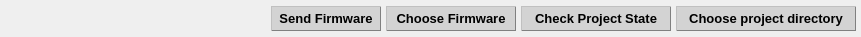
  <widget class="QWidget" name="horizontalLayoutWidget">
   <property name="geometry">
    <rect>
     <x>0</x>
     <y>570</y>
     <width>861</width>
     <height>37</height>
    </rect>
   </property>
   <layout class="QHBoxLayout" name="horizontalLayout">
    <property name="spacing">
     <number>5</number>
    </property>
    <property name="leftMargin">
     <number>5</number>
    </property>
    <property name="topMargin">
     <number>5</number>
    </property>
    <property name="rightMargin">
     <number>5</number>
    </property>
    <property name="bottomMargin">
     <number>5</number>
    </property>
    <item>
     <spacer name="horizontalSpacer">
      <property name="orientation">
       <enum>Qt::Horizontal</enum>
      </property>
      <property name="sizeType">
       <enum>QSizePolicy::MinimumExpanding</enum>
      </property>
      <property name="sizeHint" stdset="0">
       <size>
        <width>1</width>
        <height>1</height>
       </size>
      </property>
     </spacer>
    </item>
    <item>
     <widget class="QPushButton" name="pshBttn_snd_frmwr">
      <property name="sizePolicy">
       <sizepolicy hsizetype="Preferred" vsizetype="Fixed">
        <horstretch>0</horstretch>
        <verstretch>0</verstretch>
       </sizepolicy>
      </property>
      <property name="minimumSize">
       <size>
        <width>110</width>
        <height>25</height>
       </size>
      </property>
      <property name="maximumSize">
       <size>
        <width>200</width>
        <height>25</height>
       </size>
      </property>
      <property name="palette">
       <palette>
        <active>
         <colorrole role="WindowText">
          <brush brushstyle="SolidPattern">
           <color alpha="255">
            <red>0</red>
            <green>0</green>
            <blue>0</blue>
           </color>
          </brush>
         </colorrole>
         <colorrole role="Button">
          <brush brushstyle="SolidPattern">
           <color alpha="255">
            <red>211</red>
            <green>211</green>
            <blue>211</blue>
           </color>
          </brush>
         </colorrole>
         <colorrole role="Text">
          <brush brushstyle="SolidPattern">
           <color alpha="255">
            <red>0</red>
            <green>0</green>
            <blue>0</blue>
           </color>
          </brush>
         </colorrole>
         <colorrole role="ButtonText">
          <brush brushstyle="SolidPattern">
           <color alpha="255">
            <red>0</red>
            <green>0</green>
            <blue>0</blue>
           </color>
          </brush>
         </colorrole>
         <colorrole role="Base">
          <brush brushstyle="SolidPattern">
           <color alpha="255">
            <red>211</red>
            <green>211</green>
            <blue>211</blue>
           </color>
          </brush>
         </colorrole>
         <colorrole role="Window">
          <brush brushstyle="SolidPattern">
           <color alpha="255">
            <red>211</red>
            <green>211</green>
            <blue>211</blue>
           </color>
          </brush>
         </colorrole>
         <colorrole role="PlaceholderText">
          <brush brushstyle="SolidPattern">
           <color alpha="128">
            <red>0</red>
            <green>0</green>
            <blue>0</blue>
           </color>
          </brush>
         </colorrole>
        </active>
        <inactive>
         <colorrole role="WindowText">
          <brush brushstyle="SolidPattern">
           <color alpha="255">
            <red>0</red>
            <green>0</green>
            <blue>0</blue>
           </color>
          </brush>
         </colorrole>
         <colorrole role="Button">
          <brush brushstyle="SolidPattern">
           <color alpha="255">
            <red>211</red>
            <green>211</green>
            <blue>211</blue>
           </color>
          </brush>
         </colorrole>
         <colorrole role="Text">
          <brush brushstyle="SolidPattern">
           <color alpha="255">
            <red>0</red>
            <green>0</green>
            <blue>0</blue>
           </color>
          </brush>
         </colorrole>
         <colorrole role="ButtonText">
          <brush brushstyle="SolidPattern">
           <color alpha="255">
            <red>0</red>
            <green>0</green>
            <blue>0</blue>
           </color>
          </brush>
         </colorrole>
         <colorrole role="Base">
          <brush brushstyle="SolidPattern">
           <color alpha="255">
            <red>211</red>
            <green>211</green>
            <blue>211</blue>
           </color>
          </brush>
         </colorrole>
         <colorrole role="Window">
          <brush brushstyle="SolidPattern">
           <color alpha="255">
            <red>211</red>
            <green>211</green>
            <blue>211</blue>
           </color>
          </brush>
         </colorrole>
         <colorrole role="PlaceholderText">
          <brush brushstyle="SolidPattern">
           <color alpha="128">
            <red>0</red>
            <green>0</green>
            <blue>0</blue>
           </color>
          </brush>
         </colorrole>
        </inactive>
        <disabled>
         <colorrole role="WindowText">
          <brush brushstyle="SolidPattern">
           <color alpha="255">
            <red>0</red>
            <green>0</green>
            <blue>0</blue>
           </color>
          </brush>
         </colorrole>
         <colorrole role="Button">
          <brush brushstyle="SolidPattern">
           <color alpha="255">
            <red>173</red>
            <green>216</green>
            <blue>230</blue>
           </color>
          </brush>
         </colorrole>
         <colorrole role="Text">
          <brush brushstyle="SolidPattern">
           <color alpha="255">
            <red>0</red>
            <green>0</green>
            <blue>0</blue>
           </color>
          </brush>
         </colorrole>
         <colorrole role="ButtonText">
          <brush brushstyle="SolidPattern">
           <color alpha="255">
            <red>0</red>
            <green>0</green>
            <blue>0</blue>
           </color>
          </brush>
         </colorrole>
         <colorrole role="Base">
          <brush brushstyle="SolidPattern">
           <color alpha="255">
            <red>173</red>
            <green>216</green>
            <blue>230</blue>
           </color>
          </brush>
         </colorrole>
         <colorrole role="Window">
          <brush brushstyle="SolidPattern">
           <color alpha="255">
            <red>173</red>
            <green>216</green>
            <blue>230</blue>
           </color>
          </brush>
         </colorrole>
         <colorrole role="PlaceholderText">
          <brush brushstyle="SolidPattern">
           <color alpha="128">
            <red>231</red>
            <green>231</green>
            <blue>231</blue>
           </color>
          </brush>
         </colorrole>
        </disabled>
       </palette>
      </property>
      <property name="font">
       <font>
        <family>Tahoma</family>
        <pointsize>10</pointsize>
        <weight>75</weight>
        <bold>true</bold>
       </font>
      </property>
      <property name="styleSheet">
       <string notr="true">QPushButton:checked{
	background-color: lightblue;
	border-style: outset;
	color: black;
	font: bold 10p;
	border-style: outset;
	border-width: 1px;
	border-radius: 0px;
	border-color: blue;
	padding: 0px 0px;
}
QPushButton:pressed{
	background-color: lightblue;
	border-style: outset;
	color: black;
	font: bold 10p;
	border-style: outset;
	border-width: 1px;
	border-radius: 0px;
	border-color: blue;
	padding: 0px 0px;
}
QPushButton:disabled{
	background-color: lightblue;
	border-style: outset;
	color: black;
	font: bold 10p;
	border-style: outset;
	border-width: 1px;
	border-radius: 0px;
	border-color: blue;
	padding: 0px 0px;
}
QPushButton{
	background-color: lightGray;
	color: black;
	border-style: outset;
	border-width: 1px;
	border-radius: 0px;
	border-color: gray;
	padding: 0px 0px;
}
QPushButton:hover{
	border-style: outset;
	border-width: 1px;
	border-radius: 0px;
	border-color: royalblue;
}</string>
      </property>
      <property name="text">
       <string>Send Firmware</string>
      </property>
      <property name="autoDefault">
       <bool>false</bool>
      </property>
     </widget>
    </item>
    <item>
     <widget class="QPushButton" name="pshBttn_chs_frmwr">
      <property name="sizePolicy">
       <sizepolicy hsizetype="Preferred" vsizetype="Fixed">
        <horstretch>0</horstretch>
        <verstretch>0</verstretch>
       </sizepolicy>
      </property>
      <property name="minimumSize">
       <size>
        <width>130</width>
        <height>25</height>
       </size>
      </property>
      <property name="maximumSize">
       <size>
        <width>230</width>
        <height>25</height>
       </size>
      </property>
      <property name="palette">
       <palette>
        <active>
         <colorrole role="WindowText">
          <brush brushstyle="SolidPattern">
           <color alpha="255">
            <red>0</red>
            <green>0</green>
            <blue>0</blue>
           </color>
          </brush>
         </colorrole>
         <colorrole role="Button">
          <brush brushstyle="SolidPattern">
           <color alpha="255">
            <red>211</red>
            <green>211</green>
            <blue>211</blue>
           </color>
          </brush>
         </colorrole>
         <colorrole role="Text">
          <brush brushstyle="SolidPattern">
           <color alpha="255">
            <red>0</red>
            <green>0</green>
            <blue>0</blue>
           </color>
          </brush>
         </colorrole>
         <colorrole role="ButtonText">
          <brush brushstyle="SolidPattern">
           <color alpha="255">
            <red>0</red>
            <green>0</green>
            <blue>0</blue>
           </color>
          </brush>
         </colorrole>
         <colorrole role="Base">
          <brush brushstyle="SolidPattern">
           <color alpha="255">
            <red>211</red>
            <green>211</green>
            <blue>211</blue>
           </color>
          </brush>
         </colorrole>
         <colorrole role="Window">
          <brush brushstyle="SolidPattern">
           <color alpha="255">
            <red>211</red>
            <green>211</green>
            <blue>211</blue>
           </color>
          </brush>
         </colorrole>
         <colorrole role="PlaceholderText">
          <brush brushstyle="SolidPattern">
           <color alpha="128">
            <red>0</red>
            <green>0</green>
            <blue>0</blue>
           </color>
          </brush>
         </colorrole>
        </active>
        <inactive>
         <colorrole role="WindowText">
          <brush brushstyle="SolidPattern">
           <color alpha="255">
            <red>0</red>
            <green>0</green>
            <blue>0</blue>
           </color>
          </brush>
         </colorrole>
         <colorrole role="Button">
          <brush brushstyle="SolidPattern">
           <color alpha="255">
            <red>211</red>
            <green>211</green>
            <blue>211</blue>
           </color>
          </brush>
         </colorrole>
         <colorrole role="Text">
          <brush brushstyle="SolidPattern">
           <color alpha="255">
            <red>0</red>
            <green>0</green>
            <blue>0</blue>
           </color>
          </brush>
         </colorrole>
         <colorrole role="ButtonText">
          <brush brushstyle="SolidPattern">
           <color alpha="255">
            <red>0</red>
            <green>0</green>
            <blue>0</blue>
           </color>
          </brush>
         </colorrole>
         <colorrole role="Base">
          <brush brushstyle="SolidPattern">
           <color alpha="255">
            <red>211</red>
            <green>211</green>
            <blue>211</blue>
           </color>
          </brush>
         </colorrole>
         <colorrole role="Window">
          <brush brushstyle="SolidPattern">
           <color alpha="255">
            <red>211</red>
            <green>211</green>
            <blue>211</blue>
           </color>
          </brush>
         </colorrole>
         <colorrole role="PlaceholderText">
          <brush brushstyle="SolidPattern">
           <color alpha="128">
            <red>0</red>
            <green>0</green>
            <blue>0</blue>
           </color>
          </brush>
         </colorrole>
        </inactive>
        <disabled>
         <colorrole role="WindowText">
          <brush brushstyle="SolidPattern">
           <color alpha="255">
            <red>0</red>
            <green>0</green>
            <blue>0</blue>
           </color>
          </brush>
         </colorrole>
         <colorrole role="Button">
          <brush brushstyle="SolidPattern">
           <color alpha="255">
            <red>173</red>
            <green>216</green>
            <blue>230</blue>
           </color>
          </brush>
         </colorrole>
         <colorrole role="Text">
          <brush brushstyle="SolidPattern">
           <color alpha="255">
            <red>0</red>
            <green>0</green>
            <blue>0</blue>
           </color>
          </brush>
         </colorrole>
         <colorrole role="ButtonText">
          <brush brushstyle="SolidPattern">
           <color alpha="255">
            <red>0</red>
            <green>0</green>
            <blue>0</blue>
           </color>
          </brush>
         </colorrole>
         <colorrole role="Base">
          <brush brushstyle="SolidPattern">
           <color alpha="255">
            <red>173</red>
            <green>216</green>
            <blue>230</blue>
           </color>
          </brush>
         </colorrole>
         <colorrole role="Window">
          <brush brushstyle="SolidPattern">
           <color alpha="255">
            <red>173</red>
            <green>216</green>
            <blue>230</blue>
           </color>
          </brush>
         </colorrole>
         <colorrole role="PlaceholderText">
          <brush brushstyle="SolidPattern">
           <color alpha="128">
            <red>231</red>
            <green>231</green>
            <blue>231</blue>
           </color>
          </brush>
         </colorrole>
        </disabled>
       </palette>
      </property>
      <property name="font">
       <font>
        <family>Tahoma</family>
        <pointsize>10</pointsize>
        <weight>75</weight>
        <bold>true</bold>
       </font>
      </property>
      <property name="styleSheet">
       <string notr="true">QPushButton:checked{
	background-color: lightblue;
	border-style: outset;
	color: black;
	font: bold 10p;
	border-style: outset;
	border-width: 1px;
	border-radius: 0px;
	border-color: blue;
	padding: 0px 0px;
}
QPushButton:pressed{
	background-color: lightblue;
	border-style: outset;
	color: black;
	font: bold 10p;
	border-style: outset;
	border-width: 1px;
	border-radius: 0px;
	border-color: blue;
	padding: 0px 0px;
}
QPushButton:disabled{
	background-color: lightblue;
	border-style: outset;
	color: black;
	font: bold 10p;
	border-style: outset;
	border-width: 1px;
	border-radius: 0px;
	border-color: blue;
	padding: 0px 0px;
}
QPushButton{
	background-color: lightGray;
	color: black;
	border-style: outset;
	border-width: 1px;
	border-radius: 0px;
	border-color: gray;
	padding: 0px 0px;
}
QPushButton:hover{
	border-style: outset;
	border-width: 1px;
	border-radius: 0px;
	border-color: royalblue;
}</string>
      </property>
      <property name="text">
       <string>Choose Firmware</string>
      </property>
      <property name="autoDefault">
       <bool>false</bool>
      </property>
     </widget>
    </item>
    <item>
     <widget class="QPushButton" name="pshBttn_chk_prj_stat">
      <property name="sizePolicy">
       <sizepolicy hsizetype="Preferred" vsizetype="Fixed">
        <horstretch>0</horstretch>
        <verstretch>0</verstretch>
       </sizepolicy>
      </property>
      <property name="minimumSize">
       <size>
        <width>150</width>
        <height>25</height>
       </size>
      </property>
      <property name="maximumSize">
       <size>
        <width>260</width>
        <height>25</height>
       </size>
      </property>
      <property name="palette">
       <palette>
        <active>
         <colorrole role="WindowText">
          <brush brushstyle="SolidPattern">
           <color alpha="255">
            <red>0</red>
            <green>0</green>
            <blue>0</blue>
           </color>
          </brush>
         </colorrole>
         <colorrole role="Button">
          <brush brushstyle="SolidPattern">
           <color alpha="255">
            <red>211</red>
            <green>211</green>
            <blue>211</blue>
           </color>
          </brush>
         </colorrole>
         <colorrole role="Text">
          <brush brushstyle="SolidPattern">
           <color alpha="255">
            <red>0</red>
            <green>0</green>
            <blue>0</blue>
           </color>
          </brush>
         </colorrole>
         <colorrole role="ButtonText">
          <brush brushstyle="SolidPattern">
           <color alpha="255">
            <red>0</red>
            <green>0</green>
            <blue>0</blue>
           </color>
          </brush>
         </colorrole>
         <colorrole role="Base">
          <brush brushstyle="SolidPattern">
           <color alpha="255">
            <red>211</red>
            <green>211</green>
            <blue>211</blue>
           </color>
          </brush>
         </colorrole>
         <colorrole role="Window">
          <brush brushstyle="SolidPattern">
           <color alpha="255">
            <red>211</red>
            <green>211</green>
            <blue>211</blue>
           </color>
          </brush>
         </colorrole>
         <colorrole role="PlaceholderText">
          <brush brushstyle="SolidPattern">
           <color alpha="128">
            <red>0</red>
            <green>0</green>
            <blue>0</blue>
           </color>
          </brush>
         </colorrole>
        </active>
        <inactive>
         <colorrole role="WindowText">
          <brush brushstyle="SolidPattern">
           <color alpha="255">
            <red>0</red>
            <green>0</green>
            <blue>0</blue>
           </color>
          </brush>
         </colorrole>
         <colorrole role="Button">
          <brush brushstyle="SolidPattern">
           <color alpha="255">
            <red>211</red>
            <green>211</green>
            <blue>211</blue>
           </color>
          </brush>
         </colorrole>
         <colorrole role="Text">
          <brush brushstyle="SolidPattern">
           <color alpha="255">
            <red>0</red>
            <green>0</green>
            <blue>0</blue>
           </color>
          </brush>
         </colorrole>
         <colorrole role="ButtonText">
          <brush brushstyle="SolidPattern">
           <color alpha="255">
            <red>0</red>
            <green>0</green>
            <blue>0</blue>
           </color>
          </brush>
         </colorrole>
         <colorrole role="Base">
          <brush brushstyle="SolidPattern">
           <color alpha="255">
            <red>211</red>
            <green>211</green>
            <blue>211</blue>
           </color>
          </brush>
         </colorrole>
         <colorrole role="Window">
          <brush brushstyle="SolidPattern">
           <color alpha="255">
            <red>211</red>
            <green>211</green>
            <blue>211</blue>
           </color>
          </brush>
         </colorrole>
         <colorrole role="PlaceholderText">
          <brush brushstyle="SolidPattern">
           <color alpha="128">
            <red>0</red>
            <green>0</green>
            <blue>0</blue>
           </color>
          </brush>
         </colorrole>
        </inactive>
        <disabled>
         <colorrole role="WindowText">
          <brush brushstyle="SolidPattern">
           <color alpha="255">
            <red>0</red>
            <green>0</green>
            <blue>0</blue>
           </color>
          </brush>
         </colorrole>
         <colorrole role="Button">
          <brush brushstyle="SolidPattern">
           <color alpha="255">
            <red>173</red>
            <green>216</green>
            <blue>230</blue>
           </color>
          </brush>
         </colorrole>
         <colorrole role="Text">
          <brush brushstyle="SolidPattern">
           <color alpha="255">
            <red>0</red>
            <green>0</green>
            <blue>0</blue>
           </color>
          </brush>
         </colorrole>
         <colorrole role="ButtonText">
          <brush brushstyle="SolidPattern">
           <color alpha="255">
            <red>0</red>
            <green>0</green>
            <blue>0</blue>
           </color>
          </brush>
         </colorrole>
         <colorrole role="Base">
          <brush brushstyle="SolidPattern">
           <color alpha="255">
            <red>173</red>
            <green>216</green>
            <blue>230</blue>
           </color>
          </brush>
         </colorrole>
         <colorrole role="Window">
          <brush brushstyle="SolidPattern">
           <color alpha="255">
            <red>173</red>
            <green>216</green>
            <blue>230</blue>
           </color>
          </brush>
         </colorrole>
         <colorrole role="PlaceholderText">
          <brush brushstyle="SolidPattern">
           <color alpha="128">
            <red>231</red>
            <green>231</green>
            <blue>231</blue>
           </color>
          </brush>
         </colorrole>
        </disabled>
       </palette>
      </property>
      <property name="font">
       <font>
        <family>Tahoma</family>
        <pointsize>10</pointsize>
        <weight>75</weight>
        <bold>true</bold>
       </font>
      </property>
      <property name="styleSheet">
       <string notr="true">QPushButton:checked{
	background-color: lightblue;
	border-style: outset;
	color: black;
	font: bold 10p;
	border-style: outset;
	border-width: 1px;
	border-radius: 0px;
	border-color: blue;
	padding: 0px 0px;
}
QPushButton:pressed{
	background-color: lightblue;
	border-style: outset;
	color: black;
	font: bold 10p;
	border-style: outset;
	border-width: 1px;
	border-radius: 0px;
	border-color: blue;
	padding: 0px 0px;
}
QPushButton:disabled{
	background-color: lightblue;
	border-style: outset;
	color: black;
	font: bold 10p;
	border-style: outset;
	border-width: 1px;
	border-radius: 0px;
	border-color: blue;
	padding: 0px 0px;
}
QPushButton{
	background-color: lightGray;
	color: black;
	border-style: outset;
	border-width: 1px;
	border-radius: 0px;
	border-color: gray;
	padding: 0px 0px;
}
QPushButton:hover{
	border-style: outset;
	border-width: 1px;
	border-radius: 0px;
	border-color: royalblue;
}</string>
      </property>
      <property name="text">
       <string>Check Project State</string>
      </property>
      <property name="autoDefault">
       <bool>false</bool>
      </property>
     </widget>
    </item>
    <item>
     <widget class="QPushButton" name="pshBttn_set_path_to_proj">
      <property name="sizePolicy">
       <sizepolicy hsizetype="Preferred" vsizetype="Fixed">
        <horstretch>0</horstretch>
        <verstretch>0</verstretch>
       </sizepolicy>
      </property>
      <property name="minimumSize">
       <size>
        <width>180</width>
        <height>25</height>
       </size>
      </property>
      <property name="maximumSize">
       <size>
        <width>180</width>
        <height>25</height>
       </size>
      </property>
      <property name="palette">
       <palette>
        <active>
         <colorrole role="WindowText">
          <brush brushstyle="SolidPattern">
           <color alpha="255">
            <red>0</red>
            <green>0</green>
            <blue>0</blue>
           </color>
          </brush>
         </colorrole>
         <colorrole role="Button">
          <brush brushstyle="SolidPattern">
           <color alpha="255">
            <red>211</red>
            <green>211</green>
            <blue>211</blue>
           </color>
          </brush>
         </colorrole>
         <colorrole role="Text">
          <brush brushstyle="SolidPattern">
           <color alpha="255">
            <red>0</red>
            <green>0</green>
            <blue>0</blue>
           </color>
          </brush>
         </colorrole>
         <colorrole role="ButtonText">
          <brush brushstyle="SolidPattern">
           <color alpha="255">
            <red>0</red>
            <green>0</green>
            <blue>0</blue>
           </color>
          </brush>
         </colorrole>
         <colorrole role="Base">
          <brush brushstyle="SolidPattern">
           <color alpha="255">
            <red>211</red>
            <green>211</green>
            <blue>211</blue>
           </color>
          </brush>
         </colorrole>
         <colorrole role="Window">
          <brush brushstyle="SolidPattern">
           <color alpha="255">
            <red>211</red>
            <green>211</green>
            <blue>211</blue>
           </color>
          </brush>
         </colorrole>
         <colorrole role="PlaceholderText">
          <brush brushstyle="SolidPattern">
           <color alpha="128">
            <red>0</red>
            <green>0</green>
            <blue>0</blue>
           </color>
          </brush>
         </colorrole>
        </active>
        <inactive>
         <colorrole role="WindowText">
          <brush brushstyle="SolidPattern">
           <color alpha="255">
            <red>0</red>
            <green>0</green>
            <blue>0</blue>
           </color>
          </brush>
         </colorrole>
         <colorrole role="Button">
          <brush brushstyle="SolidPattern">
           <color alpha="255">
            <red>211</red>
            <green>211</green>
            <blue>211</blue>
           </color>
          </brush>
         </colorrole>
         <colorrole role="Text">
          <brush brushstyle="SolidPattern">
           <color alpha="255">
            <red>0</red>
            <green>0</green>
            <blue>0</blue>
           </color>
          </brush>
         </colorrole>
         <colorrole role="ButtonText">
          <brush brushstyle="SolidPattern">
           <color alpha="255">
            <red>0</red>
            <green>0</green>
            <blue>0</blue>
           </color>
          </brush>
         </colorrole>
         <colorrole role="Base">
          <brush brushstyle="SolidPattern">
           <color alpha="255">
            <red>211</red>
            <green>211</green>
            <blue>211</blue>
           </color>
          </brush>
         </colorrole>
         <colorrole role="Window">
          <brush brushstyle="SolidPattern">
           <color alpha="255">
            <red>211</red>
            <green>211</green>
            <blue>211</blue>
           </color>
          </brush>
         </colorrole>
         <colorrole role="PlaceholderText">
          <brush brushstyle="SolidPattern">
           <color alpha="128">
            <red>0</red>
            <green>0</green>
            <blue>0</blue>
           </color>
          </brush>
         </colorrole>
        </inactive>
        <disabled>
         <colorrole role="WindowText">
          <brush brushstyle="SolidPattern">
           <color alpha="255">
            <red>0</red>
            <green>0</green>
            <blue>0</blue>
           </color>
          </brush>
         </colorrole>
         <colorrole role="Button">
          <brush brushstyle="SolidPattern">
           <color alpha="255">
            <red>173</red>
            <green>216</green>
            <blue>230</blue>
           </color>
          </brush>
         </colorrole>
         <colorrole role="Text">
          <brush brushstyle="SolidPattern">
           <color alpha="255">
            <red>0</red>
            <green>0</green>
            <blue>0</blue>
           </color>
          </brush>
         </colorrole>
         <colorrole role="ButtonText">
          <brush brushstyle="SolidPattern">
           <color alpha="255">
            <red>0</red>
            <green>0</green>
            <blue>0</blue>
           </color>
          </brush>
         </colorrole>
         <colorrole role="Base">
          <brush brushstyle="SolidPattern">
           <color alpha="255">
            <red>173</red>
            <green>216</green>
            <blue>230</blue>
           </color>
          </brush>
         </colorrole>
         <colorrole role="Window">
          <brush brushstyle="SolidPattern">
           <color alpha="255">
            <red>173</red>
            <green>216</green>
            <blue>230</blue>
           </color>
          </brush>
         </colorrole>
         <colorrole role="PlaceholderText">
          <brush brushstyle="SolidPattern">
           <color alpha="128">
            <red>231</red>
            <green>231</green>
            <blue>231</blue>
           </color>
          </brush>
         </colorrole>
        </disabled>
       </palette>
      </property>
      <property name="font">
       <font>
        <family>Tahoma</family>
        <pointsize>10</pointsize>
        <weight>75</weight>
        <bold>true</bold>
       </font>
      </property>
      <property name="styleSheet">
       <string notr="true">QPushButton:checked{
	background-color: lightblue;
	border-style: outset;
	color: black;
	font: bold 10p;
	border-style: outset;
	border-width: 1px;
	border-radius: 0px;
	border-color: blue;
	padding: 0px 0px;
}
QPushButton:pressed{
	background-color: lightblue;
	border-style: outset;
	color: black;
	font: bold 10p;
	border-style: outset;
	border-width: 1px;
	border-radius: 0px;
	border-color: blue;
	padding: 0px 0px;
}
QPushButton:disabled{
	background-color: lightblue;
	border-style: outset;
	color: black;
	font: bold 10p;
	border-style: outset;
	border-width: 1px;
	border-radius: 0px;
	border-color: blue;
	padding: 0px 0px;
}
QPushButton{
	background-color: lightGray;
	color: black;
	border-style: outset;
	border-width: 1px;
	border-radius: 0px;
	border-color: gray;
	padding: 0px 0px;
}
QPushButton:hover{
	border-style: outset;
	border-width: 1px;
	border-radius: 0px;
	border-color: royalblue;
}</string>
      </property>
      <property name="text">
       <string>Choose project directory</string>
      </property>
      <property name="autoDefault">
       <bool>false</bool>
      </property>
     </widget>
    </item>
   </layout>
  </widget>
